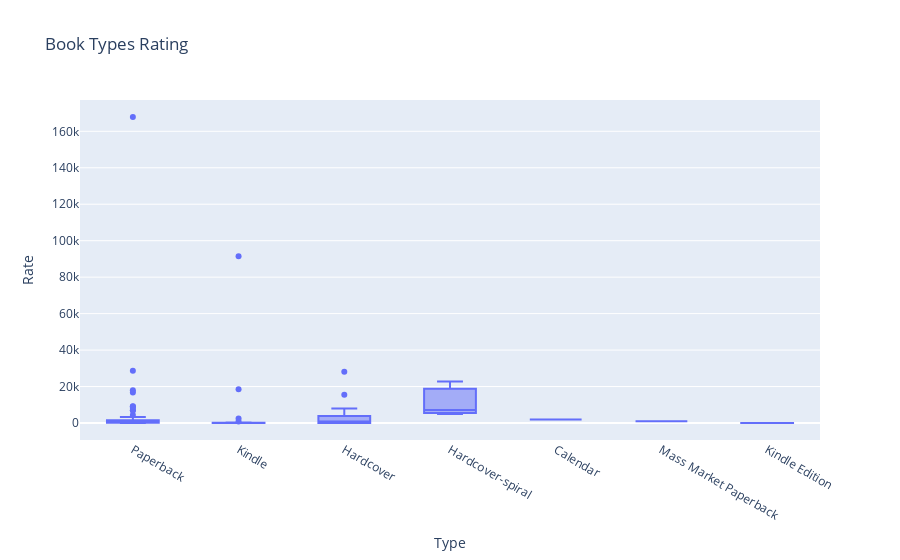

The code cell stored with this chart in its notebook:
### Code cell
# Box to show book type and the sum of ratings
fig3 = px.box(RatedBiggerValues, x='Type', y='Rate', title='Book Types Rating')
fig3

### Figure 1 — Plotly figure (JSON) as saved in the notebook; plotly's stock layout.template omitted (floating-point values rounded to 4 significant figures; data arrays with more than 128 entries replaced by an {"elided": "..."} marker saying what was removed)
{"data": [{"alignmentgroup": "True", "hovertemplate": "Type=%{x}<br>Rate=%{y}<extra></extra>", "legendgroup": "", "marker": {"color": "#636efa"}, "name": "", "notched": false, "offsetgroup": "", "orientation": "v", "showlegend": false, "type": "box", "x": {"elided": "140 str values"}, "x0": " ", "xaxis": "x", "y": {"elided": "140 int values"}, "y0": " ", "yaxis": "y"}], "layout": {"boxmode": "group", "legend": {"tracegroupgap": 0}, "title": {"text": "Book Types Rating"}, "xaxis": {"anchor": "y", "domain": [0, 1], "title": {"text": "Type"}}, "yaxis": {"anchor": "x", "domain": [0, 1], "title": {"text": "Rate"}}}}
